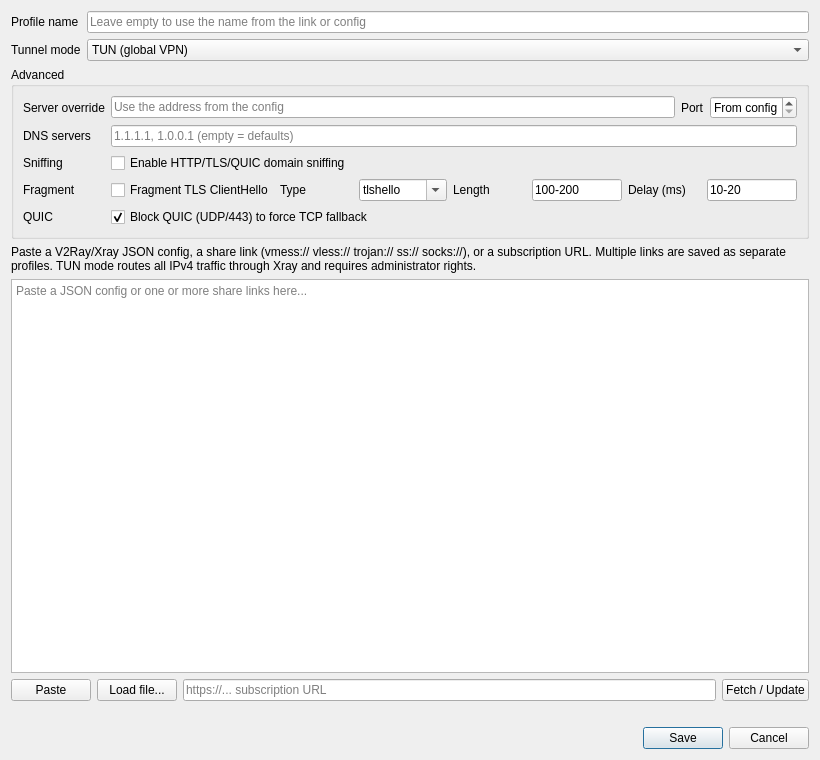
<?xml version="1.0" encoding="UTF-8"?>
<ui version="4.0">
 <class>XrayProfileDialog</class>
 <widget class="QDialog" name="XrayProfileDialog">
  <property name="geometry">
   <rect>
    <x>0</x>
    <y>0</y>
    <width>820</width>
    <height>760</height>
   </rect>
  </property>
  <property name="windowTitle">
   <string>Xray / V2Ray Profile</string>
  </property>
  <layout class="QVBoxLayout" name="verticalLayout">
   <item>
    <layout class="QFormLayout" name="formLayout">
     <item row="0" column="0">
      <widget class="QLabel" name="nameLabel">
       <property name="text">
        <string>Profile name</string>
       </property>
      </widget>
     </item>
     <item row="0" column="1">
      <widget class="QLineEdit" name="nameEdit">
       <property name="placeholderText">
        <string>Leave empty to use the name from the link or config</string>
       </property>
      </widget>
     </item>
     <item row="1" column="0">
      <widget class="QLabel" name="modeLabel">
       <property name="text">
        <string>Tunnel mode</string>
       </property>
      </widget>
     </item>
     <item row="1" column="1">
      <widget class="QComboBox" name="modeCombo">
       <item>
        <property name="text">
         <string>TUN (global VPN)</string>
        </property>
       </item>
       <item>
        <property name="text">
         <string>System proxy (HTTP + SOCKS)</string>
        </property>
       </item>
      </widget>
     </item>
    </layout>
   </item>
   <item>
    <widget class="QGroupBox" name="advancedGroup">
     <property name="title">
      <string>Advanced</string>
     </property>
     <layout class="QFormLayout" name="advancedForm">
      <item row="0" column="0">
       <widget class="QLabel" name="serverLabel">
        <property name="text">
         <string>Server override</string>
        </property>
       </widget>
      </item>
      <item row="0" column="1">
       <layout class="QHBoxLayout" name="serverLayout">
        <item>
         <widget class="QLineEdit" name="serverEdit">
          <property name="placeholderText">
           <string>Use the address from the config</string>
          </property>
         </widget>
        </item>
        <item>
         <widget class="QLabel" name="portLabel">
          <property name="text">
           <string>Port</string>
          </property>
         </widget>
        </item>
        <item>
         <widget class="QSpinBox" name="portSpin">
          <property name="specialValueText">
           <string>From config</string>
          </property>
          <property name="maximum">
           <number>65535</number>
          </property>
          <property name="value">
           <number>0</number>
          </property>
         </widget>
        </item>
       </layout>
      </item>
      <item row="1" column="0">
       <widget class="QLabel" name="dnsLabel">
        <property name="text">
         <string>DNS servers</string>
        </property>
       </widget>
      </item>
      <item row="1" column="1">
       <widget class="QLineEdit" name="dnsEdit">
        <property name="placeholderText">
         <string>1.1.1.1, 1.0.0.1 (empty = defaults)</string>
        </property>
       </widget>
      </item>
      <item row="2" column="0">
       <widget class="QLabel" name="sniffingLabel">
        <property name="text">
         <string>Sniffing</string>
        </property>
       </widget>
      </item>
      <item row="2" column="1">
       <widget class="QCheckBox" name="sniffingCheck">
        <property name="text">
         <string>Enable HTTP/TLS/QUIC domain sniffing</string>
        </property>
       </widget>
      </item>
      <item row="3" column="0">
       <widget class="QLabel" name="fragmentLabel">
        <property name="text">
         <string>Fragment</string>
        </property>
       </widget>
      </item>
      <item row="4" column="0">
       <widget class="QLabel" name="quicLabel">
        <property name="text">
         <string>QUIC</string>
        </property>
       </widget>
      </item>
      <item row="4" column="1">
       <widget class="QCheckBox" name="blockQuicCheck">
        <property name="text">
         <string>Block QUIC (UDP/443) to force TCP fallback</string>
        </property>
        <property name="checked">
         <bool>true</bool>
        </property>
       </widget>
      </item>
      <item row="3" column="1">
       <layout class="QHBoxLayout" name="fragmentLayout">
        <item>
         <widget class="QCheckBox" name="fragmentCheck">
          <property name="text">
           <string>Fragment TLS ClientHello</string>
          </property>
         </widget>
        </item>
        <item>
         <widget class="QLabel" name="fragmentTypeLabel">
          <property name="text">
           <string>Type</string>
          </property>
         </widget>
        </item>
        <item>
         <widget class="QComboBox" name="fragmentTypeCombo">
          <property name="maximumSize">
           <size>
            <width>130</width>
            <height>16777215</height>
           </size>
          </property>
          <property name="editable">
           <bool>true</bool>
          </property>
          <item>
           <property name="text">
            <string>tlshello</string>
           </property>
          </item>
          <item>
           <property name="text">
            <string>1-1</string>
           </property>
          </item>
          <item>
           <property name="text">
            <string>1-2</string>
           </property>
          </item>
          <item>
           <property name="text">
            <string>1-3</string>
           </property>
          </item>
          <item>
           <property name="text">
            <string>1-4</string>
           </property>
          </item>
          <item>
           <property name="text">
            <string>1-5</string>
           </property>
          </item>
          <item>
           <property name="text">
            <string>all packets</string>
           </property>
          </item>
         </widget>
        </item>
        <item>
         <widget class="QLabel" name="fragmentLengthLabel">
          <property name="text">
           <string>Length</string>
          </property>
         </widget>
        </item>
        <item>
         <widget class="QLineEdit" name="fragmentLengthEdit">
          <property name="maximumSize">
           <size>
            <width>90</width>
            <height>16777215</height>
           </size>
          </property>
          <property name="text">
           <string>100-200</string>
          </property>
         </widget>
        </item>
        <item>
         <widget class="QLabel" name="fragmentDelayLabel">
          <property name="text">
           <string>Delay (ms)</string>
          </property>
         </widget>
        </item>
        <item>
         <widget class="QLineEdit" name="fragmentDelayEdit">
          <property name="maximumSize">
           <size>
            <width>90</width>
            <height>16777215</height>
           </size>
          </property>
          <property name="text">
           <string>10-20</string>
          </property>
         </widget>
        </item>
       </layout>
      </item>
     </layout>
    </widget>
   </item>
   <item>
    <widget class="QLabel" name="hintLabel">
     <property name="text">
      <string>Paste a V2Ray/Xray JSON config, a share link (vmess:// vless:// trojan:// ss:// socks://), or a subscription URL. Multiple links are saved as separate profiles. TUN mode routes all IPv4 traffic through Xray and requires administrator rights.</string>
     </property>
     <property name="wordWrap">
      <bool>true</bool>
     </property>
    </widget>
   </item>
   <item>
    <widget class="QPlainTextEdit" name="configEdit">
     <property name="placeholderText">
      <string>Paste a JSON config or one or more share links here...</string>
     </property>
    </widget>
   </item>
   <item>
    <layout class="QHBoxLayout" name="buttonLayout">
     <item>
      <widget class="QPushButton" name="pasteButton">
       <property name="text">
        <string>Paste</string>
       </property>
      </widget>
     </item>
     <item>
      <widget class="QPushButton" name="loadButton">
       <property name="text">
        <string>Load file...</string>
       </property>
      </widget>
     </item>
     <item>
      <widget class="QLineEdit" name="subscriptionEdit">
       <property name="placeholderText">
        <string>https://... subscription URL</string>
       </property>
      </widget>
     </item>
     <item>
      <widget class="QPushButton" name="fetchButton">
       <property name="text">
        <string>Fetch / Update</string>
       </property>
      </widget>
     </item>
    </layout>
   </item>
   <item>
    <widget class="QLabel" name="statusLabel">
     <property name="text">
      <string/>
     </property>
     <property name="wordWrap">
      <bool>true</bool>
     </property>
    </widget>
   </item>
   <item>
    <widget class="QDialogButtonBox" name="buttonBox">
     <property name="standardButtons">
      <set>QDialogButtonBox::Cancel|QDialogButtonBox::Save</set>
     </property>
    </widget>
   </item>
  </layout>
 </widget>
 <resources/>
 <connections/>
</ui>
